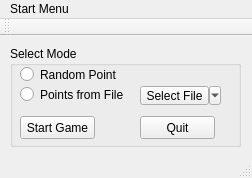
<?xml version="1.0" encoding="UTF-8"?>
<ui version="4.0">
 <class>MainWindow</class>
 <widget class="QMainWindow" name="MainWindow">
  <property name="geometry">
   <rect>
    <x>0</x>
    <y>0</y>
    <width>252</width>
    <height>178</height>
   </rect>
  </property>
  <property name="windowTitle">
   <string>MainWindow</string>
  </property>
  <widget class="QWidget" name="centralwidget">
   <widget class="QGroupBox" name="groupBox">
    <property name="geometry">
     <rect>
      <x>10</x>
      <y>10</y>
      <width>231</width>
      <height>101</height>
     </rect>
    </property>
    <property name="title">
     <string>Select Mode</string>
    </property>
    <widget class="QRadioButton" name="radioButton">
     <property name="geometry">
      <rect>
       <x>10</x>
       <y>20</y>
       <width>151</width>
       <height>17</height>
      </rect>
     </property>
     <property name="text">
      <string>Random Point</string>
     </property>
    </widget>
    <widget class="QRadioButton" name="radioButton_2">
     <property name="geometry">
      <rect>
       <x>10</x>
       <y>40</y>
       <width>151</width>
       <height>17</height>
      </rect>
     </property>
     <property name="text">
      <string>Points from File</string>
     </property>
    </widget>
    <widget class="QToolButton" name="toolButton">
     <property name="geometry">
      <rect>
       <x>130</x>
       <y>40</y>
       <width>81</width>
       <height>19</height>
      </rect>
     </property>
     <property name="text">
      <string>Select File</string>
     </property>
     <property name="popupMode">
      <enum>QToolButton::MenuButtonPopup</enum>
     </property>
    </widget>
    <widget class="QPushButton" name="pushButton">
     <property name="geometry">
      <rect>
       <x>10</x>
       <y>70</y>
       <width>75</width>
       <height>23</height>
      </rect>
     </property>
     <property name="text">
      <string>Start Game</string>
     </property>
    </widget>
    <widget class="QPushButton" name="pushButton_2">
     <property name="geometry">
      <rect>
       <x>130</x>
       <y>70</y>
       <width>75</width>
       <height>23</height>
      </rect>
     </property>
     <property name="text">
      <string>Quit</string>
     </property>
    </widget>
   </widget>
  </widget>
  <widget class="QMenuBar" name="menubar">
   <property name="geometry">
    <rect>
     <x>0</x>
     <y>0</y>
     <width>252</width>
     <height>21</height>
    </rect>
   </property>
   <widget class="QMenu" name="menuStart_Menu">
    <property name="title">
     <string>Start Menu</string>
    </property>
   </widget>
   <addaction name="menuStart_Menu"/>
  </widget>
  <widget class="QStatusBar" name="statusbar"/>
  <widget class="QToolBar" name="toolBar">
   <property name="windowTitle">
    <string>toolBar</string>
   </property>
   <attribute name="toolBarArea">
    <enum>TopToolBarArea</enum>
   </attribute>
   <attribute name="toolBarBreak">
    <bool>false</bool>
   </attribute>
  </widget>
 </widget>
 <resources/>
 <connections/>
</ui>
